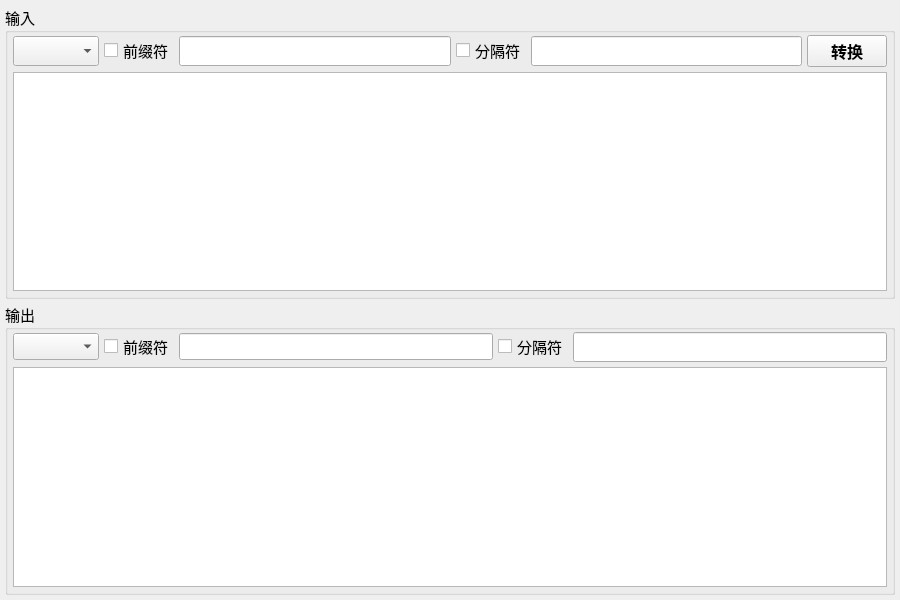
<?xml version="1.0" encoding="UTF-8"?>
<ui version="4.0">
 <class>Codec</class>
 <widget class="QWidget" name="Codec">
  <property name="geometry">
   <rect>
    <x>0</x>
    <y>0</y>
    <width>900</width>
    <height>600</height>
   </rect>
  </property>
  <property name="windowTitle">
   <string>编码转换</string>
  </property>
  <layout class="QVBoxLayout" name="verticalLayout" stretch="0,0">
   <property name="spacing">
    <number>3</number>
   </property>
   <property name="leftMargin">
    <number>5</number>
   </property>
   <property name="topMargin">
    <number>5</number>
   </property>
   <property name="rightMargin">
    <number>5</number>
   </property>
   <property name="bottomMargin">
    <number>5</number>
   </property>
   <item>
    <widget class="QGroupBox" name="groupBox">
     <property name="font">
      <font>
       <family>微软雅黑</family>
       <pointsize>11</pointsize>
      </font>
     </property>
     <property name="title">
      <string>输入</string>
     </property>
     <layout class="QVBoxLayout" name="verticalLayout_2">
      <property name="spacing">
       <number>5</number>
      </property>
      <property name="leftMargin">
       <number>5</number>
      </property>
      <property name="topMargin">
       <number>2</number>
      </property>
      <property name="rightMargin">
       <number>5</number>
      </property>
      <property name="bottomMargin">
       <number>5</number>
      </property>
      <item>
       <layout class="QHBoxLayout" name="horizontalLayout">
        <property name="topMargin">
         <number>0</number>
        </property>
        <item>
         <widget class="QComboBox" name="inputType"/>
        </item>
        <item>
         <widget class="QCheckBox" name="checkBoxPreInput">
          <property name="text">
           <string>前缀符</string>
          </property>
         </widget>
        </item>
        <item>
         <widget class="QLineEdit" name="lineEditPreInput"/>
        </item>
        <item>
         <widget class="QCheckBox" name="checkBoxDivInput">
          <property name="text">
           <string>分隔符</string>
          </property>
         </widget>
        </item>
        <item>
         <widget class="QLineEdit" name="lineEditDivInput"/>
        </item>
        <item>
         <widget class="QPushButton" name="pushButtonStart">
          <property name="sizePolicy">
           <sizepolicy hsizetype="Minimum" vsizetype="Minimum">
            <horstretch>0</horstretch>
            <verstretch>0</verstretch>
           </sizepolicy>
          </property>
          <property name="font">
           <font>
            <family>Arial</family>
            <pointsize>12</pointsize>
            <weight>75</weight>
            <bold>true</bold>
           </font>
          </property>
          <property name="text">
           <string>转换</string>
          </property>
         </widget>
        </item>
       </layout>
      </item>
      <item>
       <widget class="QTextEdit" name="inputText">
        <property name="font">
         <font>
          <family>Consolas</family>
          <pointsize>12</pointsize>
         </font>
        </property>
        <property name="acceptRichText">
         <bool>false</bool>
        </property>
       </widget>
      </item>
     </layout>
    </widget>
   </item>
   <item>
    <widget class="QGroupBox" name="groupBox_2">
     <property name="font">
      <font>
       <family>微软雅黑</family>
       <pointsize>11</pointsize>
       <weight>50</weight>
       <bold>false</bold>
       <kerning>true</kerning>
      </font>
     </property>
     <property name="layoutDirection">
      <enum>Qt::LeftToRight</enum>
     </property>
     <property name="title">
      <string>输出</string>
     </property>
     <layout class="QVBoxLayout" name="verticalLayout_3">
      <property name="spacing">
       <number>5</number>
      </property>
      <property name="leftMargin">
       <number>5</number>
      </property>
      <property name="topMargin">
       <number>2</number>
      </property>
      <property name="rightMargin">
       <number>5</number>
      </property>
      <property name="bottomMargin">
       <number>5</number>
      </property>
      <item>
       <layout class="QHBoxLayout" name="horizontalLayout_2">
        <item>
         <widget class="QComboBox" name="outputType">
          <property name="sizePolicy">
           <sizepolicy hsizetype="Minimum" vsizetype="Fixed">
            <horstretch>0</horstretch>
            <verstretch>0</verstretch>
           </sizepolicy>
          </property>
          <property name="sizeIncrement">
           <size>
            <width>0</width>
            <height>0</height>
           </size>
          </property>
          <property name="font">
           <font>
            <family>Arial</family>
            <pointsize>12</pointsize>
            <weight>50</weight>
            <bold>false</bold>
            <kerning>true</kerning>
           </font>
          </property>
         </widget>
        </item>
        <item>
         <widget class="QCheckBox" name="checkBoxPreOutput">
          <property name="font">
           <font>
            <family>微软雅黑</family>
            <pointsize>11</pointsize>
            <weight>50</weight>
            <bold>false</bold>
            <kerning>true</kerning>
           </font>
          </property>
          <property name="text">
           <string>前缀符</string>
          </property>
         </widget>
        </item>
        <item>
         <widget class="QLineEdit" name="lineEditPreOutput">
          <property name="sizePolicy">
           <sizepolicy hsizetype="Expanding" vsizetype="Fixed">
            <horstretch>0</horstretch>
            <verstretch>0</verstretch>
           </sizepolicy>
          </property>
          <property name="font">
           <font>
            <family>Consolas</family>
            <pointsize>12</pointsize>
            <weight>50</weight>
            <bold>false</bold>
            <kerning>true</kerning>
           </font>
          </property>
         </widget>
        </item>
        <item>
         <widget class="QCheckBox" name="checkBoxDivOutput">
          <property name="font">
           <font>
            <family>微软雅黑</family>
            <pointsize>11</pointsize>
            <weight>50</weight>
            <bold>false</bold>
            <kerning>true</kerning>
           </font>
          </property>
          <property name="text">
           <string>分隔符</string>
          </property>
         </widget>
        </item>
        <item>
         <widget class="QLineEdit" name="lineEditDivOutput"/>
        </item>
       </layout>
      </item>
      <item>
       <widget class="QTextEdit" name="outputText">
        <property name="font">
         <font>
          <family>Consolas</family>
          <pointsize>12</pointsize>
          <weight>50</weight>
          <bold>false</bold>
          <kerning>true</kerning>
         </font>
        </property>
        <property name="acceptRichText">
         <bool>false</bool>
        </property>
       </widget>
      </item>
     </layout>
    </widget>
   </item>
  </layout>
 </widget>
 <resources>
  <include location="imgResource.qrc"/>
 </resources>
 <connections/>
</ui>
